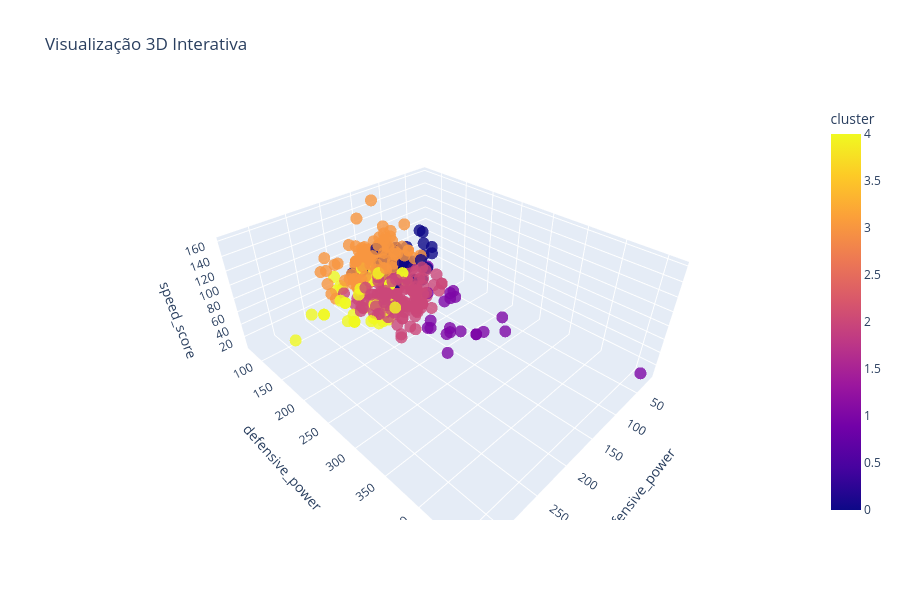

Notebook code for this chart:
### Code cell
plot_distribution(df_kmeans_1, "name", "offensive_power", "defensive_power", "speed_score", color="cluster")

### Figure 1 — Plotly figure (JSON) as saved in the notebook; plotly's stock layout.template omitted (floating-point values rounded to 4 significant figures; data arrays with more than 128 entries replaced by an {"elided": "..."} marker saying what was removed)
{"data": [{"hovertemplate": "<b>%{hovertext}</b><br><br>offensive_power=%{x}<br>defensive_power=%{y}<br>speed_score=%{z}<br>cluster=%{marker.color}<extra></extra>", "hovertext": {"elided": "377 str values"}, "legendgroup": "", "marker": {"color": {"elided": "377 int values"}, "coloraxis": "coloraxis", "opacity": 0.8, "size": 7, "symbol": "circle"}, "mode": "markers", "name": "", "scene": "scene", "showlegend": false, "type": "scatter3d", "x": {"elided": "377 int values"}, "y": {"elided": "377 int values"}, "z": {"elided": "377 int values"}}], "layout": {"coloraxis": {"colorbar": {"title": {"text": "cluster"}}, "colorscale": [[0, "#0d0887"], [0.1111, "#46039f"], [0.2222, "#7201a8"], [0.3333, "#9c179e"], [0.4444, "#bd3786"], [0.5556, "#d8576b"], [0.6667, "#ed7953"], [0.7778, "#fb9f3a"], [0.8889, "#fdca26"], [1, "#f0f921"]]}, "height": 600, "legend": {"title": {"text": "cluster"}, "tracegroupgap": 0}, "scene": {"domain": {"x": [0, 1], "y": [0, 1]}, "xaxis": {"title": {"text": "offensive_power"}}, "yaxis": {"title": {"text": "defensive_power"}}, "zaxis": {"title": {"text": "speed_score"}}}, "title": {"text": "Visualização 3D Interativa"}, "width": 900}}
